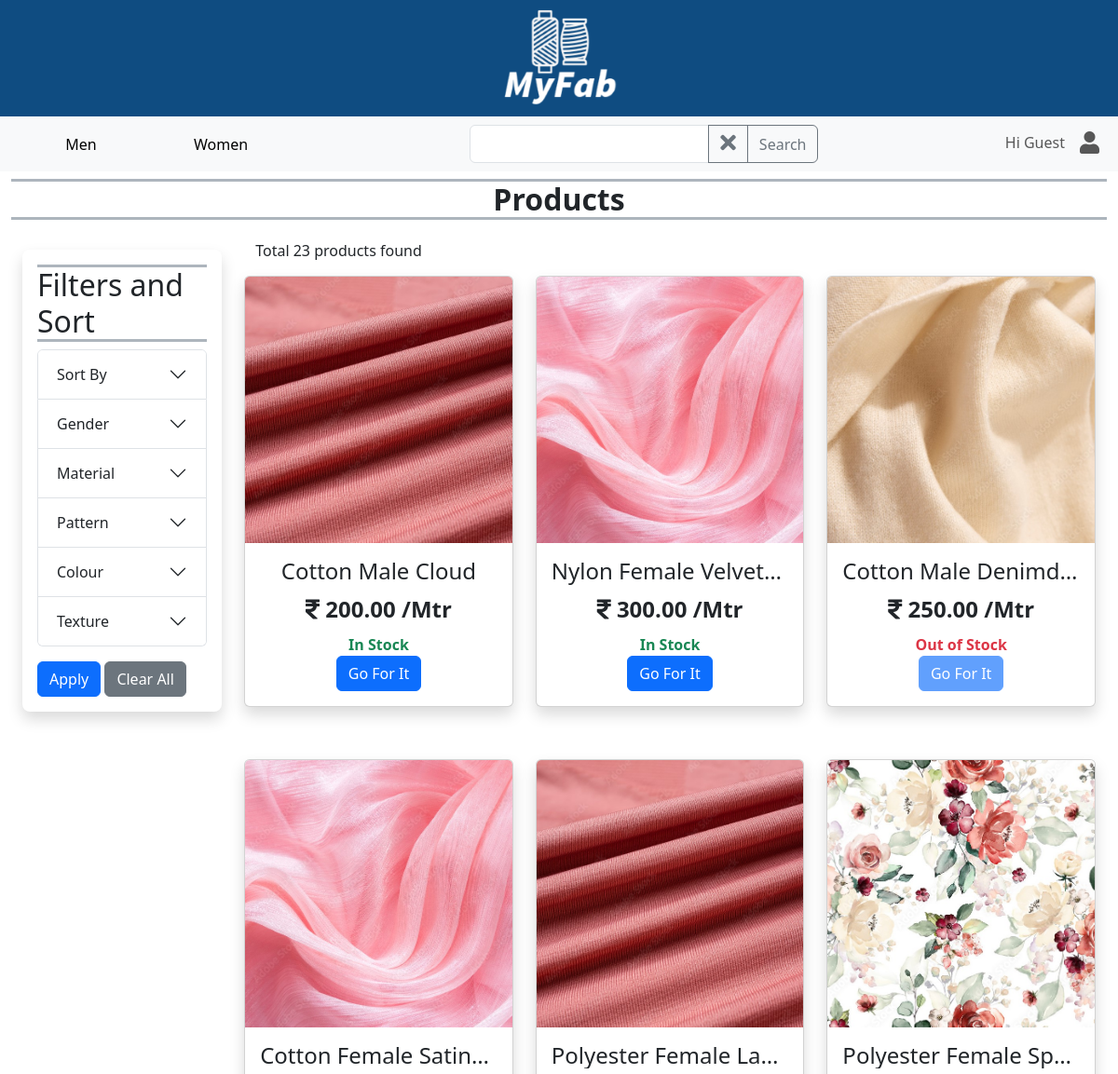
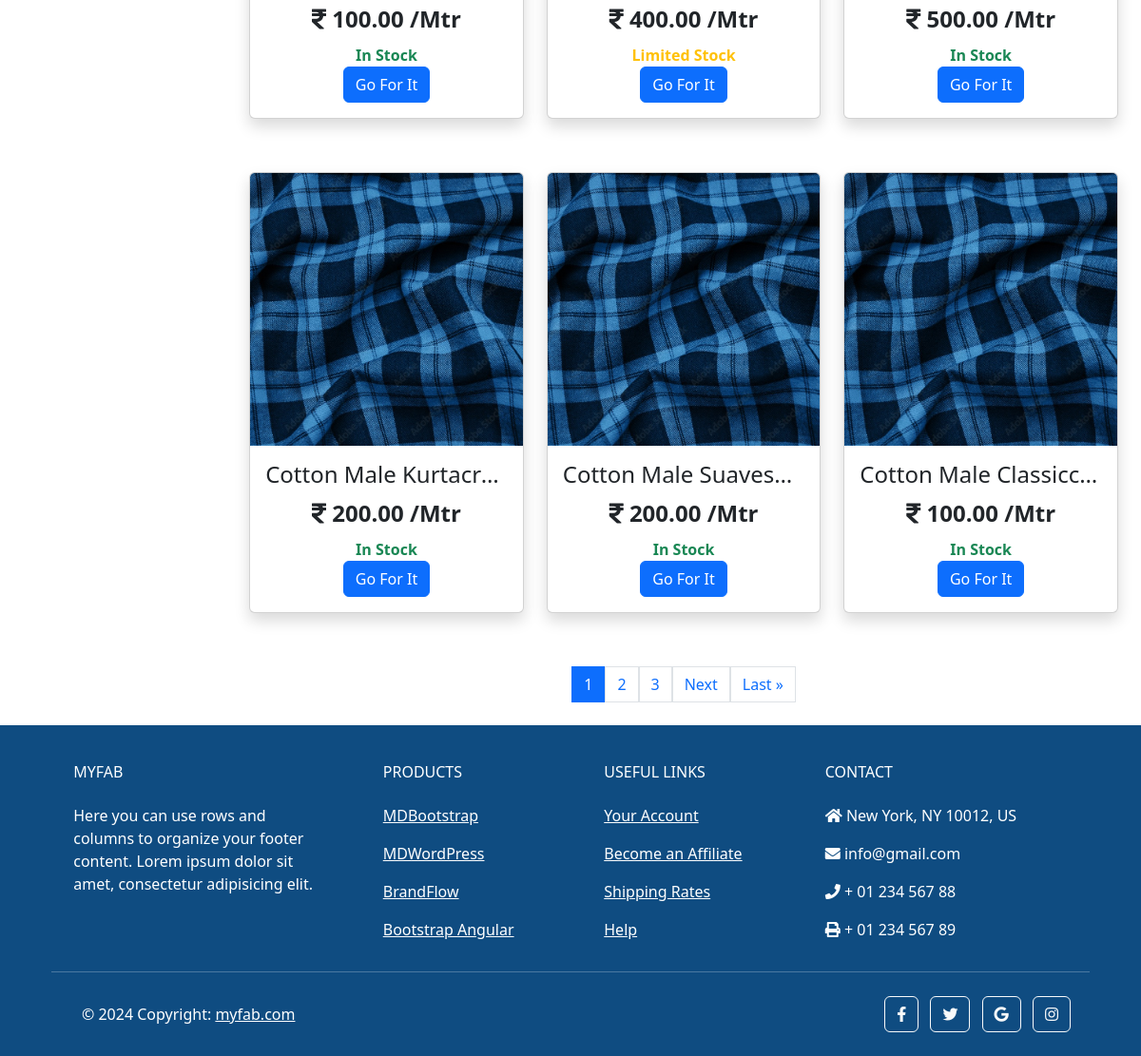
Screenshot of /main/products/ with the database file from the repository (2 pictures, top to bottom).
### main/models.py (models this page shows, shortened)
class Category(models.Model):
    name = models.CharField(max_length=100, unique=True)

class Product(models.Model):
    name = models.CharField(max_length=255, unique=True, blank=False, null=False)
    price = models.DecimalField(max_digits=10, decimal_places=2, default=0, validators=[MinValueValidator(0)])
    image = models.ImageField(upload_to='images/products')
    description = models.TextField(blank=True)
    qty = models.DecimalField(max_digits=10, decimal_places=2, default=0, validators=[MinValueValidator(0)])
    add_date = models.DateField(auto_now_add=True)
    is_active = models.BooleanField(default=True)
    usages = models.ManyToManyField(Usage)
    category_choices = models.ManyToManyField(CategoryChoice)

### main/views.py (the view, shortened to what this page needs)
# urls.py: path('main/products/', ProductPage.as_view(), name = 'products'),
class ProductPage(View):
    def get(self, request):
        order_create_msg = request.session.pop('order_create_msg', None)
        products = Product.objects.all()
        search_query = request.GET.get('search', None)
        if search_query:
            products = products.filter(Q(name__icontains=search_query))
        selected_choices = request.GET.getlist('choice', None)
        selected_category_choice_dict = {}
        if selected_category_choice_dict:
            for selected_category, choices in selected_category_choice_dict.items():
                q_obj = Q()
                for choice in choices:
                    q_obj |= Q(category_choices__name=choice)
                products = products.filter(q_obj)
        product_count = products.count()
        sort_by = request.GET.get('sort', None)
        if sort_by == 'newest':
            products = products.order_by('-add_date')
        elif sort_by == 'name_asc':
            products = products.order_by(Lower('name'))
        elif sort_by == 'name_dsc':
            products = products.order_by(Lower('name')).reverse()
        elif sort_by == 'lowest':
            products = products.order_by('price')
        elif sort_by == 'highest':
            products = products.order_by('-price')
        paginator = Paginator(products, 9)
        page_number = request.GET.get('page')
        try:
            paged_products = paginator.page(page_number)
        except PageNotAnInteger:
            paged_products = paginator.page(1)
        except EmptyPage:
            paged_products = paginator.page(paginator.num_pages)
        categories = Category.objects.all()
        category_choice_dict = {}
        for category in categories:
            choice_obj = CategoryChoice.objects.filter(category=category)
            choices_list = [choice.name for choice in choice_obj]
            category_choice_dict[category.name] = choices_list
        user= request.user
        if user.is_authenticated:
            cart_items = Cart.objects.filter(customer_id=user)
            cart_count = cart_items.count()
            total_price = cart_items.aggregate(total_price=Sum('price'))['total_price'] or 0
        else:
            cart_items = []
            cart_count = 0
            total_price = 0
        context = {
                    'products': paged_products,
                    'product_count': product_count,
                    'category_choice_dict': category_choice_dict,
                    'selected_choices': selected_choices,
                    'sort_by': sort_by,
                    'search_query': search_query,
                    'cart_items': cart_items,
                    'cart_count': cart_count,
                    'total_price': total_price,
                    'order_create_msg': order_create_msg,
                   }
        return render(request, 'products.html', context)

### templates/products.html (shortened to what this page needs)
{% extends 'base.html' %}
{% load static %}
{% load custom_filters %}
{% block content %}
    <nav class="navbar navbar-expand-lg bg-body-tertiary">
        <div class="container-fluid">
        <div class="collapse navbar-collapse" id="navbarSupportedContent">
            <ul class="navbar-nav d-flex align-items-center me-auto mb-2 mb-lg-0">
                <li class="nav-item">
                    <button class="nav-link active btn btn-link" style="min-width: 150px;" aria-current="page">
                        <a class="text-black text-decoration-none" href="/main/">Men</a>
                    </button>
                </li>
                <li class="nav-item">
                    <button class="nav-link btn btn-link" style="min-width: 150px;" aria-current="page">
                        <a class="text-black text-decoration-none" href="{% url "main:home_women" %}">Women</a>
                    </button>
                </li>
            </ul>
            <ul class="navbar-nav d-flex justify-content-center mx-auto mb-2 mb-lg-0">
                <li class="nav-item">
                    <form id="formsearch" action="" method="get">
                        <div class="input-group">
                            <input type="text" class="form-control" name="search" value="{% if search_query %}{{ search_query }}{% endif %}">
                            <button type="submit" class="btn btn-outline-secondary " id="clear-search">
                                <span aria-hidden="true"><i style="font-size:24px" class="fa">&#xf00d;</i></span>
                            </button>
                            <button type="submit" class="btn btn-outline-secondary" id="search-prod">Search</button>
                        </div>
                    </form>
                </li>
            </ul>
            <ul class="navbar-nav d-flex flex-row justify-content-center  ms-auto mb-2 mb-lg-0">
                {% if user.is_authenticated %}
                <div class="btn-group">
                    <button class="btn btn-outline-secondary dropdown-toggle" type="button" data-bs-toggle="dropdown" aria-expanded="false">
                        Hi {{user.first_name}}
                    </button>
                    <ul class="dropdown-menu">
                        <li><a class="dropdown-item" href="{% url 'accounts:user_profile' user.id %}">Profile</a></li>
                        <li><a class="dropdown-item" href="{% url "accounts:address" %}">Addresses</a></li>
                        <li><a class="dropdown-item" href="{% url "accounts:orders" %}">Orders</a></li>
                    </ul>
                </div>
                <li class="nav-item ms-3 ms-lg-0">
                    <button type="button" class="btn" data-bs-toggle="offcanvas"
                    data-bs-target="#offcanvasRight" aria-controls="offcanvasRight">
                        <i style='font-size:24px' class='fas'>&#xf217;</i>
                    </button>
                </li>
                <li class="nav-item ms-3 ms-lg-0">
                    <form action="{% url 'accounts:logout' %}" method="post">
                        {% csrf_token %}
                        <button type="submit" class="nav-link" style="border: none; background: none;">
                            <i style='font-size:24px' class='fas'>&#xf2f5;</i>
                        </button>
                    </form>
                </li>
                {% else %}
                <li class="nav-item ms-3 ms-lg-0">
                    <a class="nav-link" >Hi Guest</a>
                </li>
                <li class="nav-item ms-3 ms-lg-0">
                    <a class="nav-link" href="/accounts/login/"><i style="font-size:24px" class="fa">&#xf007;</i></a>
                </li>
                {% endif %}
            </ul>
        </div>
        </div>
    </nav>
    <div class="container-fluid text-center">
        <h5 class="border-bottom border-top border-3 border-dark-subtle fw-bold fs-2 fs-lg-5 mt-2">Products</h5>
    </div>
    <section class="container-fluid prod-sec-flex-container d-flex my-2">
        <div class="container filter-sec w-25 my-4">
            <div class="accordion d-none d-lg-block shadow p-3 rounded-3" id="filterAccordion">
                <h6 class="border-bottom border-top border-3 border-dark-subtle  fs-2">Filters and Sort</h6>
                <form action="" method="get">
                    <div class="accordion-item">
                        <h2 class="accordion-header" id="sortHeading">
                            <button class="accordion-button collapsed" type="button" data-bs-toggle="collapse" data-bs-target="#sortCollapse" aria-expanded="false" aria-controls="sortCollapse">
                                Sort By
                            </button>
                        </h2>
                    </div>
                    {% for category, choices in category_choice_dict.items %}
                    <div class="accordion-item">
                        <h2 class="accordion-header" id="category1Heading">
                            <button class="accordion-button collapsed" type="button" data-bs-toggle="collapse" data-bs-target="#{{category}}Collapse" aria-expanded="false" aria-controls="{{category}}Collapse">
                                {{category|title}}
                            </button>
                        </h2>
                    </div>
                    {% endfor %}
                    <button type="submit" class="btn btn-primary mt-3">Apply</button>
                    <button type="submit" id="clearFiltersBtn" class="btn btn-secondary mt-3">Clear All</button>
                </form>
            </div>
        </div>
        <div class="container grid-container text-center my-3">
            <div class="container-fluid prod-count-section d-flex">
                <h6>Total {{product_count}} products found</h6>
            </div>
            <div class="row row-cols-1 row-cols-sm-2 row-cols-md-3">
                {% for product in products %}
                <div class="col mt-2 mb-5">
                    <div class="card shadow" >
                        <img src="{{ product.image.url }}" class="card-img-top" alt="{{product.name}}-img">
                        <div class="card-body">
                        <h4 class="card-title text-truncate">{{product.name|title}}</h4>
                        <p class="card-text fw-bold fs-4 my-2"><i class="fa">&#xf156;</i>  {{product.price}} /Mtr</p>
                        <div class="my-0">
                            {% if product.qty > 25 %}
                            <p class="text-success fw-bold my-0">In Stock</p>
                            {% elif product.qty > 3 %}
                            <p class="text-warning fw-bold my-0">Limited Stock</p>
                            {% else %}
                            <p class="text-danger fw-bold my-0">Out of Stock</p>
                            {% endif %}
                        </div>
                        <a href="{% url 'main:product_details' product.id %}"
                            class="btn btn-primary {% if product.qty < 3 %}disabled{% endif %}">
                            Go For It
                        </a>
                        </div>
                    </div>
                </div>
                {% endfor %}
            </div>
            <div class="pagination justify-content-center mt-2">
                {% for page in products.paginator.page_range %}
                <a href="?page={{ page }}"
                class="page-link {% if products.number == page %}active{% endif %}">{{ page }}</a>
                {% endfor %}
                {% if products.has_next %}
                    <a href="?page={{ products.next_page_number }}"
                    class="page-link">Next</a>
                    <a href="?page={{ products.paginator.num_pages }}"
                    class="page-link">Last &raquo;</a>
                {% endif %}
            </div>
        </div>
    </section>
{% endblock %}

### rows the page displays
Category: category_choice_dict "Gender"
Category: category_choice_dict "Material"
Category: category_choice_dict "Pattern"
Category: category_choice_dict "Colour"
Category: category_choice_dict "Texture"
Product: image (picture), name "Cotton Male Cloud", price "200.00", qty "In Stock"
Product: image (picture), name "Nylon Female Velvet…", price "300.00", qty "In Stock"
Product: image (picture), name "Cotton Male Denimd…", price "250.00", qty "Out of Stock"
Product: image (picture), name "Cotton Female Satin…", price "100.00", qty "In Stock"
Product: image (picture), name "Polyester Female La…", price "400.00", qty "Limited Stock"
Product: image (picture), name "Polyester Female Sp…", price "500.00", qty "In Stock"
Product: image (picture), name "Cotton Male Kurtacr…", price "200.00", qty "In Stock"
Product: image (picture), name "Cotton Male Suaves…", price "200.00", qty "In Stock"
Product: image (picture), name "Cotton Male Classicc…", price "100.00", qty "In Stock"

### other values shown
{{ product_count }} "23"
{{ page }} "1" "2" "3"
